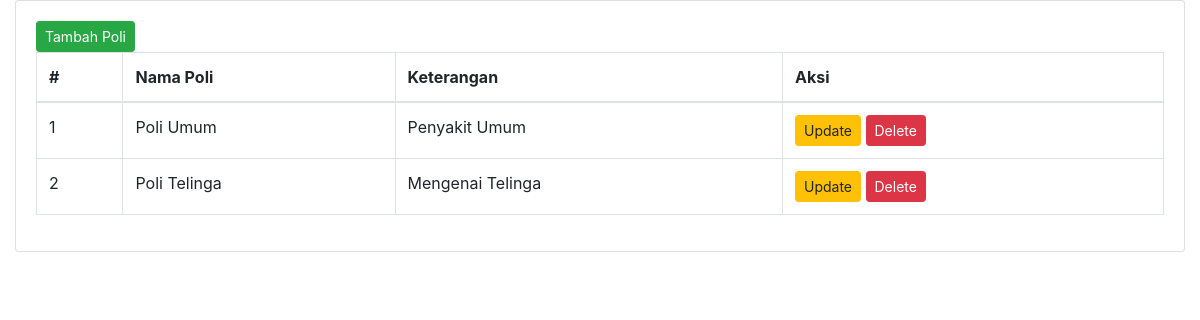
Page /poliAdmin.php on the earlier database version.
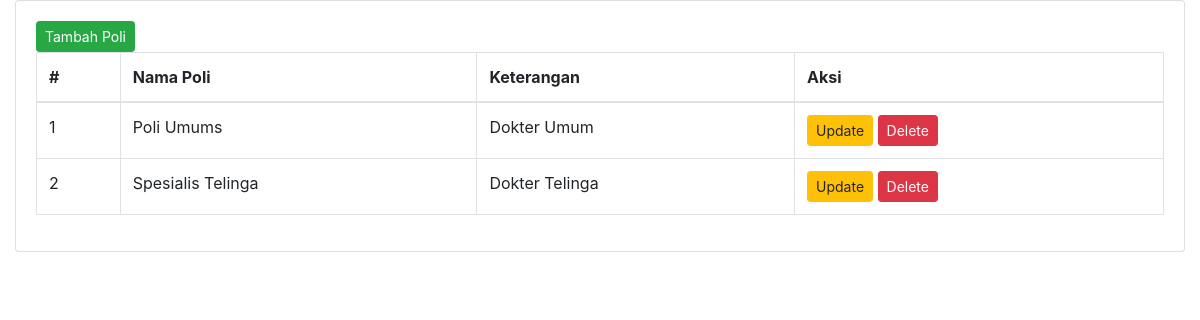
Same page on the later database version.
### tables this page shows
CREATE TABLE `poli` (
  `id` int(11) NOT NULL,
  `nama_poli` varchar(25) NOT NULL,
  `keterangan` text NOT NULL
);

### poliAdmin.php (the view, shortened to what this page needs)
<?php
include_once("koneksi.php");
$poliQuery = "SELECT * FROM poli";
$poliResult = $mysqli->query($poliQuery);
$poliData = $poliResult->fetch_all(MYSQLI_ASSOC);
$nomorUrut = 1;
?>
<!DOCTYPE html>
<html lang="en">
<head>
  <link rel="stylesheet" href="https://stackpath.bootstrapcdn.com/bootstrap/4.6.0/css/bootstrap.min.css">
</head>
<body class="hold-transition sidebar-mini">
  <div class="wrapper">
    <section class="content">
      <div class="container-fluid">
        <div class="row">
          <div class="col-12">
            <div class="card">
              <div class="card-body">
                <button type="button" class="btn btn-success btn-sm" data-toggle="modal" data-target="#addModal">Tambah Poli</button>
                <table id="example2" class="table table-bordered table-hover">
                  <thead>
                    <tr>
                      <th>#</th>
                      <th>Nama Poli</th>
                      <th>Keterangan</th>
                      <th>Aksi</th>
                    </tr>
                  </thead>
                  <tbody>
                    <?php
                    foreach ($poliData as $poliRow) {
                      echo "<tr>";
                      echo "<td>" . $nomorUrut++ . "</td>";
                      echo "<td>" . $poliRow['nama_poli'] . "</td>";
                      echo "<td>" . $poliRow['keterangan'] . "</td>";
                      echo "<td>
                        <form method='post' action=''>
                            <input type='hidden' name='id' value='" . $poliRow['id'] . "'>
                            <input type='hidden' name='new_nama_poli' value='" . $poliRow['nama_poli'] . "'>
                            <input type='hidden' name='new_keterangan' value='" . $poliRow['keterangan'] . "'>
                            <button type='button' name='update_poli' class='btn btn-warning btn-sm update-btn' data-toggle='modal' data-target='#updateModal'
                            data-id='" . $poliRow['id'] . "'
                            data-nama_poli='" . $poliRow['nama_poli'] . "'
                            data-keterangan='" . $poliRow['keterangan'] . "'>Update</button>
                            <form method='post' action=''>
                                <input type='hidden' name='id' value='" . $poliRow['id'] . "'>
                                <button type='submit' name='delete_poli' class='btn btn-danger btn-sm' onclick='return confirm(\"Are you sure?\");'>Delete</button>
                            </form>
                        </form>
                      </td>";
                      echo "</tr>";
                    }
                    ?>
                  </tbody>
                </table>
              </div>
            </div>
          </div>
        </div>
      </div>
    </section>
  </div>
</body>
</html>

Differences in the rows shown:
changed poli: nama_poli "Poli Umum" → "Poli Umums"; keterangan "Penyakit Umum" → "Dokter Umum"
changed poli: nama_poli "Poli Telinga" → "Spesialis Telinga"; keterangan "Mengenai Telinga" → "Dokter Telinga"
